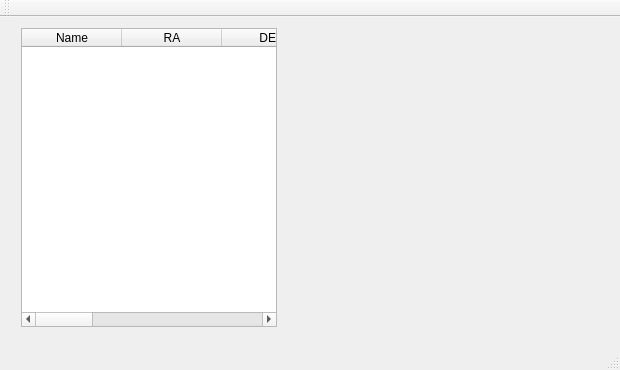
<?xml version="1.0" encoding="UTF-8"?>
<ui version="4.0">
 <class>MainWindow</class>
 <widget class="QMainWindow" name="MainWindow">
  <property name="geometry">
   <rect>
    <x>0</x>
    <y>0</y>
    <width>620</width>
    <height>370</height>
   </rect>
  </property>
  <property name="sizePolicy">
   <sizepolicy hsizetype="Minimum" vsizetype="Minimum">
    <horstretch>0</horstretch>
    <verstretch>0</verstretch>
   </sizepolicy>
  </property>
  <property name="minimumSize">
   <size>
    <width>620</width>
    <height>370</height>
   </size>
  </property>
  <property name="font">
   <font>
    <family>Ubuntu</family>
    <stylestrategy>PreferAntialias</stylestrategy>
   </font>
  </property>
  <property name="windowTitle">
   <string>MainWindow</string>
  </property>
  <widget class="QWidget" name="centralWidget">
   <property name="sizePolicy">
    <sizepolicy hsizetype="Maximum" vsizetype="Preferred">
     <horstretch>0</horstretch>
     <verstretch>0</verstretch>
    </sizepolicy>
   </property>
   <widget class="QWidget" name="verticalLayoutWidget">
    <property name="geometry">
     <rect>
      <x>10</x>
      <y>0</y>
      <width>591</width>
      <height>321</height>
     </rect>
    </property>
    <layout class="QVBoxLayout" name="verticalLayout">
     <item>
      <widget class="QTableWidget" name="tableWidget">
       <property name="sizePolicy">
        <sizepolicy hsizetype="Maximum" vsizetype="Expanding">
         <horstretch>0</horstretch>
         <verstretch>0</verstretch>
        </sizepolicy>
       </property>
       <column>
        <property name="text">
         <string>Name</string>
        </property>
       </column>
       <column>
        <property name="text">
         <string>RA</string>
        </property>
       </column>
       <column>
        <property name="text">
         <string>DEC</string>
        </property>
       </column>
       <column>
        <property name="text">
         <string>Magn</string>
        </property>
       </column>
       <column>
        <property name="text">
         <string>mu_ra</string>
        </property>
       </column>
       <column>
        <property name="text">
         <string>mu_dec</string>
        </property>
       </column>
       <column>
        <property name="text">
         <string>Tasks</string>
        </property>
       </column>
       <column>
        <property name="text">
         <string>Exp</string>
        </property>
       </column>
      </widget>
     </item>
    </layout>
   </widget>
   <zorder>verticalLayoutWidget</zorder>
   <zorder>tableWidget</zorder>
  </widget>
  <widget class="QMenuBar" name="menuBar">
   <property name="geometry">
    <rect>
     <x>0</x>
     <y>0</y>
     <width>620</width>
     <height>25</height>
    </rect>
   </property>
  </widget>
  <widget class="QToolBar" name="mainToolBar">
   <attribute name="toolBarArea">
    <enum>TopToolBarArea</enum>
   </attribute>
   <attribute name="toolBarBreak">
    <bool>false</bool>
   </attribute>
  </widget>
  <widget class="QStatusBar" name="statusBar"/>
 </widget>
 <layoutdefault spacing="6" margin="11"/>
 <resources/>
 <connections/>
</ui>
